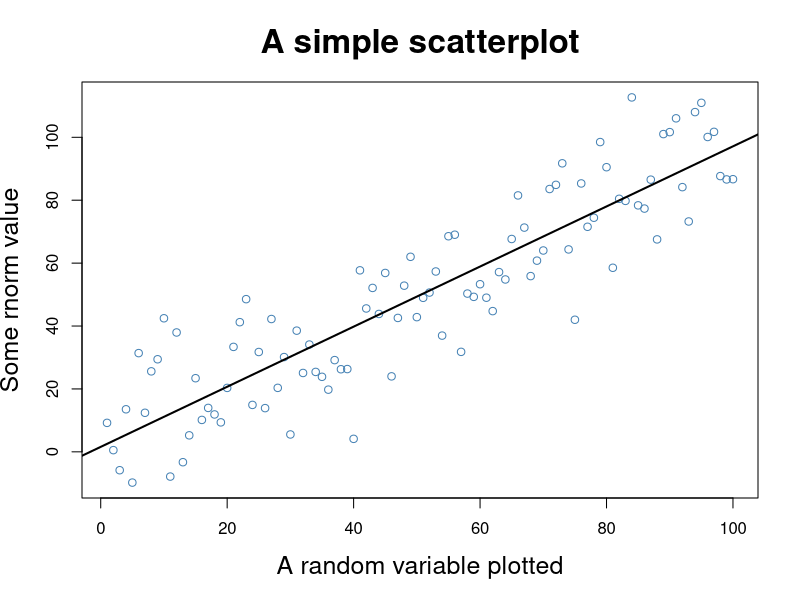

Recreate this plot in R.
# Create the data
data <- rnorm(100, sd=15)+1:100
# Create a simple scatterplot
# with long labels to enhance
# size comparison
my_sc_plot <- function(data){
  par(cex.lab=1.5, cex.main=2)
  plot(data,
       main="A simple scatterplot",
       xlab="A random variable plotted",
       ylab="Some rnorm value",
       col="steelblue")
  x <- 1:100
  abline(lm(data~x), lwd=2)
}

png(filename="Std_PNG_cairo.png", 
    type="cairo",
    units="in", 
    width=5, 
    height=4, 
    pointsize=12, 
    res=96)
my_sc_plot(data)
dev.off()
